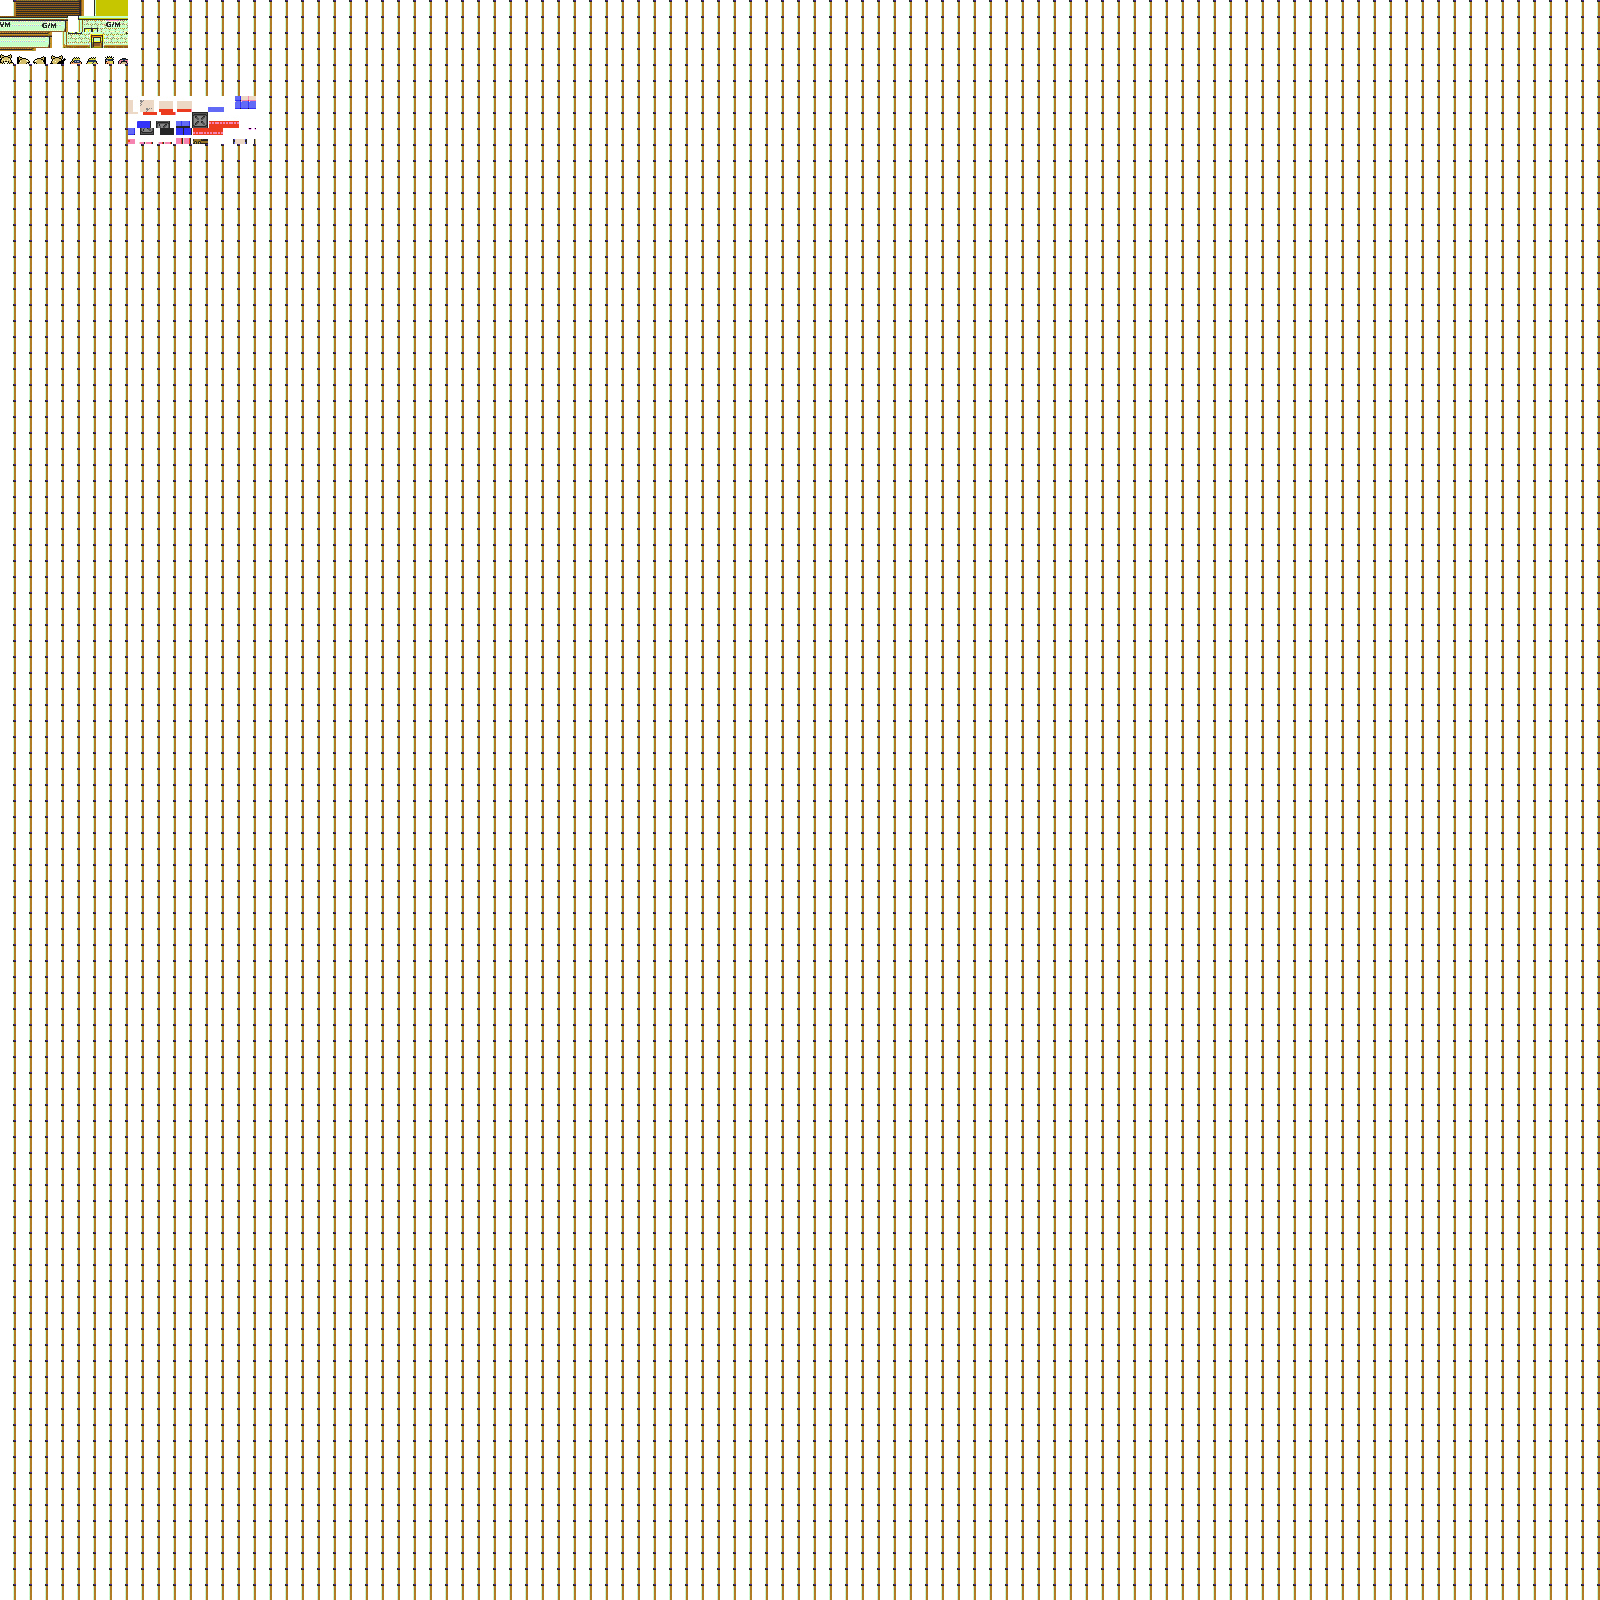

A level layout from a 2D game, rendered from its tile map. Below: a short description, then the map file with tile-grid data replaced by summaries:
An orthogonal 100x100 tile map with 16x16 px tiles, 1 tile layer (Layer 1).

<map version="1.0" orientation="orthogonal" width="100" height="100" tilewidth="16" tileheight="16">
 <tileset firstgid="1" name="gsctoolszm3" tilewidth="16" tileheight="16" spacing="2" margin="8">
  <image source="gsctoolszm3.png" trans="#ff00ff" />
 </tileset>
 <layer name="Layer 1" width="100" height="100">
  <data>[10000 cells, 10000 non-empty, 56 distinct tile ids]</data>
 </layer>
</map>
